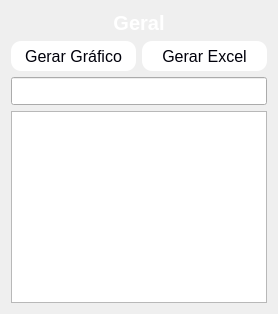
          <widget class="QWidget" name="tab_2">
           <attribute name="title">
            <string>Geral</string>
           </attribute>
           <layout class="QVBoxLayout" name="verticalLayout_10">
            <item>
             <widget class="QLabel" name="label_18">
              <property name="font">
               <font>
                <pointsize>15</pointsize>
               </font>
              </property>
              <property name="text">
               <string>&lt;html&gt;&lt;head/&gt;&lt;body&gt;&lt;p align=&quot;center&quot;&gt;&lt;span style=&quot; font-weight:600; color:#ffffff;&quot;&gt;Geral&lt;/span&gt;&lt;/p&gt;&lt;/body&gt;&lt;/html&gt;</string>
              </property>
              <property name="alignment">
               <set>Qt::AlignCenter</set>
              </property>
             </widget>
            </item>
            <item>
             <layout class="QHBoxLayout" name="horizontalLayout_13">
              <item>
               <widget class="QPushButton" name="btn_chart">
                <property name="minimumSize">
                 <size>
                  <width>0</width>
                  <height>30</height>
                 </size>
                </property>
                <property name="font">
                 <font>
                  <pointsize>-1</pointsize>
                 </font>
                </property>
                <property name="cursor">
                 <cursorShape>PointingHandCursor</cursorShape>
                </property>
                <property name="styleSheet">
                 <string notr="true">QPushButton{
	color: rgb(0,0,10);
	border-radius: 10px;
	font-size: 16px;
	background-color: #fff
}
QPushButton:hover{
	background-color: rgb(170,255,255);
	color: black
}</string>
                </property>
                <property name="text">
                 <string>Gerar Gráfico</string>
                </property>
               </widget>
              </item>
              <item>
               <widget class="QPushButton" name="btn_excel">
                <property name="minimumSize">
                 <size>
                  <width>0</width>
                  <height>30</height>
                 </size>
                </property>
                <property name="font">
                 <font>
                  <pointsize>-1</pointsize>
                 </font>
                </property>
                <property name="cursor">
                 <cursorShape>PointingHandCursor</cursorShape>
                </property>
                <property name="styleSheet">
                 <string notr="true">QPushButton{
	color: rgb(0,0,10);
	border-radius: 10px;
	font-size: 16px;
	background-color: #fff
}
QPushButton:hover{
	background-color: rgb(170,255,255);
	color: black
}</string>
                </property>
                <property name="text">
                 <string>Gerar Excel</string>
                </property>
               </widget>
              </item>
             </layout>
            </item>
            <item>
             <widget class="QLineEdit" name="txt_filtro">
              <property name="minimumSize">
               <size>
                <width>0</width>
                <height>28</height>
               </size>
              </property>
              <property name="font">
               <font>
                <pointsize>12</pointsize>
                <weight>50</weight>
                <bold>false</bold>
               </font>
              </property>
              <property name="styleSheet">
               <string notr="true">color: rgb(255, 255, 255);</string>
              </property>
              <property name="text">
               <string>Filtro</string>
              </property>
              <property name="alignment">
               <set>Qt::AlignCenter</set>
              </property>
              <property name="placeholderText">
               <string>Selecione a pasta com os arquivos XML ---&gt;</string>
              </property>
             </widget>
            </item>
            <item>
             <widget class="QTableView" name="tb_geral"/>
            </item>
           </layout>
          </widget>
